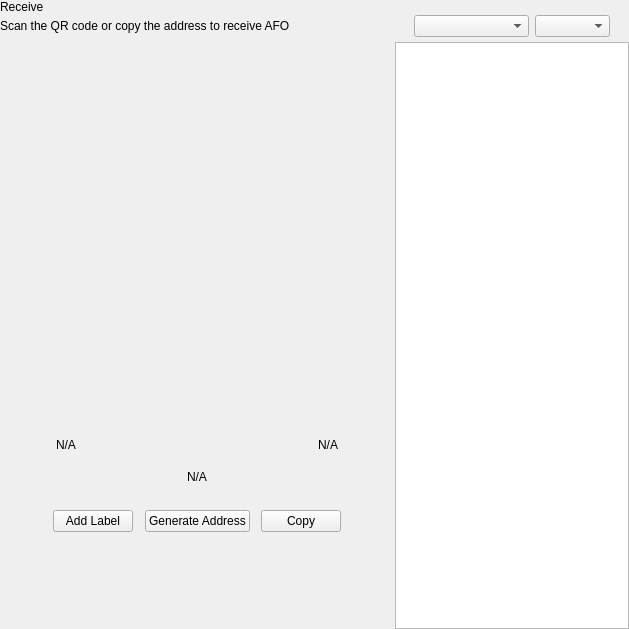
<?xml version="1.0" encoding="UTF-8"?>
<ui version="4.0">
 <class>ReceiveWidget</class>
 <widget class="QWidget" name="ReceiveWidget">
  <property name="geometry">
   <rect>
    <x>0</x>
    <y>0</y>
    <width>629</width>
    <height>629</height>
   </rect>
  </property>
  <property name="minimumSize">
   <size>
    <width>0</width>
    <height>0</height>
   </size>
  </property>
  <property name="windowTitle">
   <string>Form</string>
  </property>
  <layout class="QHBoxLayout" name="horizontalLayout_2" stretch="2,1">
   <property name="spacing">
    <number>0</number>
   </property>
   <property name="leftMargin">
    <number>0</number>
   </property>
   <property name="topMargin">
    <number>0</number>
   </property>
   <property name="rightMargin">
    <number>0</number>
   </property>
   <property name="bottomMargin">
    <number>0</number>
   </property>
   <item>
    <widget class="QWidget" name="left" native="true">
     <layout class="QVBoxLayout" name="verticalLayout_3">
      <property name="leftMargin">
       <number>0</number>
      </property>
      <property name="topMargin">
       <number>0</number>
      </property>
      <property name="rightMargin">
       <number>0</number>
      </property>
      <property name="bottomMargin">
       <number>0</number>
      </property>
      <item>
       <layout class="QVBoxLayout" name="verticalLayout_2">
        <property name="spacing">
         <number>0</number>
        </property>
        <property name="leftMargin">
         <number>0</number>
        </property>
        <item>
         <layout class="QHBoxLayout" name="horizontalLayout_3">
          <property name="spacing">
           <number>0</number>
          </property>
          <item>
           <layout class="QVBoxLayout" name="verticalLayout_4">
            <property name="spacing">
             <number>5</number>
            </property>
            <item>
             <widget class="QLabel" name="labelTitle">
              <property name="text">
               <string>Receive</string>
              </property>
             </widget>
            </item>
            <item alignment="Qt::AlignTop">
             <widget class="QLabel" name="labelSubtitle1">
              <property name="text">
               <string>Scan the QR code or copy the address to receive AFO</string>
              </property>
             </widget>
            </item>
           </layout>
          </item>
          <item>
           <spacer name="horizontalSpacer">
            <property name="orientation">
             <enum>Qt::Horizontal</enum>
            </property>
            <property name="sizeHint" stdset="0">
             <size>
              <width>40</width>
              <height>20</height>
             </size>
            </property>
           </spacer>
          </item>
         </layout>
        </item>
        <item>
         <spacer name="verticalSpacer_2">
          <property name="orientation">
           <enum>Qt::Vertical</enum>
          </property>
          <property name="sizeType">
           <enum>QSizePolicy::Expanding</enum>
          </property>
          <property name="sizeHint" stdset="0">
           <size>
            <width>20</width>
            <height>50</height>
           </size>
          </property>
         </spacer>
        </item>
        <item alignment="Qt::AlignHCenter">
         <widget class="QWidget" name="layoutQR" native="true">
          <property name="maximumSize">
           <size>
            <width>510</width>
            <height>16777215</height>
           </size>
          </property>
          <layout class="QVBoxLayout" name="verticalLayoutQr">
           <item>
            <spacer name="verticalSpacer11">
             <property name="orientation">
              <enum>Qt::Vertical</enum>
             </property>
             <property name="sizeType">
              <enum>QSizePolicy::Fixed</enum>
             </property>
             <property name="sizeHint" stdset="0">
              <size>
               <width>20</width>
               <height>20</height>
              </size>
             </property>
            </spacer>
           </item>
           <item alignment="Qt::AlignHCenter">
            <widget class="QLabel" name="labelQrImg">
             <property name="minimumSize">
              <size>
               <width>260</width>
               <height>260</height>
              </size>
             </property>
             <property name="maximumSize">
              <size>
               <width>260</width>
               <height>260</height>
              </size>
             </property>
             <property name="text">
              <string/>
             </property>
             <property name="alignment">
              <set>Qt::AlignCenter</set>
             </property>
            </widget>
           </item>
           <item>
            <spacer name="verticalSpacer_21">
             <property name="orientation">
              <enum>Qt::Vertical</enum>
             </property>
             <property name="sizeType">
              <enum>QSizePolicy::Fixed</enum>
             </property>
             <property name="sizeHint" stdset="0">
              <size>
               <width>20</width>
               <height>30</height>
              </size>
             </property>
            </spacer>
           </item>
           <item>
            <widget class="QWidget" name="widget" native="true">
             <property name="minimumSize">
              <size>
               <width>0</width>
               <height>0</height>
              </size>
             </property>
             <layout class="QHBoxLayout" name="horizontalLayout_5">
              <item>
               <widget class="QLabel" name="labelLabel">
                <property name="text">
                 <string notr="true">N/A</string>
                </property>
               </widget>
              </item>
              <item>
               <spacer name="horizontalSpacer_2">
                <property name="orientation">
                 <enum>Qt::Horizontal</enum>
                </property>
                <property name="sizeHint" stdset="0">
                 <size>
                  <width>141</width>
                  <height>20</height>
                 </size>
                </property>
               </spacer>
              </item>
              <item>
               <widget class="QLabel" name="labelDate">
                <property name="text">
                 <string notr="true">N/A</string>
                </property>
                <property name="alignment">
                 <set>Qt::AlignRight|Qt::AlignTrailing|Qt::AlignVCenter</set>
                </property>
               </widget>
              </item>
             </layout>
            </widget>
           </item>
           <item>
            <widget class="QLabel" name="labelAddress">
             <property name="sizePolicy">
              <sizepolicy hsizetype="Expanding" vsizetype="Preferred">
               <horstretch>0</horstretch>
               <verstretch>0</verstretch>
              </sizepolicy>
             </property>
             <property name="minimumSize">
              <size>
               <width>300</width>
               <height>0</height>
              </size>
             </property>
             <property name="text">
              <string notr="true">N/A</string>
             </property>
             <property name="alignment">
              <set>Qt::AlignCenter</set>
             </property>
            </widget>
           </item>
           <item>
            <spacer name="verticalSpacer_4">
             <property name="orientation">
              <enum>Qt::Vertical</enum>
             </property>
             <property name="sizeType">
              <enum>QSizePolicy::Fixed</enum>
             </property>
             <property name="sizeHint" stdset="0">
              <size>
               <width>20</width>
               <height>20</height>
              </size>
             </property>
            </spacer>
           </item>
           <item>
            <layout class="QHBoxLayout" name="horizontalLayout_4">
             <item alignment="Qt::AlignHCenter">
              <widget class="QPushButton" name="pushButtonLabel">
               <property name="focusPolicy">
                <enum>Qt::NoFocus</enum>
               </property>
               <property name="text">
                <string>Add Label</string>
               </property>
              </widget>
             </item>
             <item alignment="Qt::AlignHCenter">
              <widget class="QPushButton" name="pushButtonNewAddress">
               <property name="focusPolicy">
                <enum>Qt::NoFocus</enum>
               </property>
               <property name="text">
                <string>Generate Address</string>
               </property>
              </widget>
             </item>
             <item alignment="Qt::AlignHCenter">
              <widget class="QPushButton" name="pushButtonCopy">
               <property name="focusPolicy">
                <enum>Qt::NoFocus</enum>
               </property>
               <property name="text">
                <string>Copy</string>
               </property>
              </widget>
             </item>
            </layout>
           </item>
           <item>
            <spacer name="verticalSpacer_3">
             <property name="orientation">
              <enum>Qt::Vertical</enum>
             </property>
             <property name="sizeType">
              <enum>QSizePolicy::Expanding</enum>
             </property>
             <property name="sizeHint" stdset="0">
              <size>
               <width>20</width>
               <height>20</height>
              </size>
             </property>
            </spacer>
           </item>
          </layout>
         </widget>
        </item>
        <item>
         <spacer name="verticalSpacer">
          <property name="orientation">
           <enum>Qt::Vertical</enum>
          </property>
          <property name="sizeHint" stdset="0">
           <size>
            <width>20</width>
            <height>40</height>
           </size>
          </property>
         </spacer>
        </item>
       </layout>
      </item>
     </layout>
    </widget>
   </item>
   <item>
    <widget class="QWidget" name="right" native="true">
     <layout class="QVBoxLayout" name="verticalLayout_5">
      <property name="spacing">
       <number>0</number>
      </property>
      <property name="leftMargin">
       <number>1</number>
      </property>
      <property name="topMargin">
       <number>0</number>
      </property>
      <property name="rightMargin">
       <number>0</number>
      </property>
      <property name="bottomMargin">
       <number>0</number>
      </property>
      <item>
       <layout class="QVBoxLayout" name="container_right">
        <property name="spacing">
         <number>0</number>
        </property>
        <property name="leftMargin">
         <number>0</number>
        </property>
        <property name="rightMargin">
         <number>0</number>
        </property>
        <item>
         <layout class="QVBoxLayout" name="verticalLayout">
          <property name="spacing">
           <number>6</number>
          </property>
          <property name="leftMargin">
           <number>19</number>
          </property>
          <property name="rightMargin">
           <number>19</number>
          </property>
          <item>
           <widget class="OptionButton" name="btnRequest" native="true"/>
          </item>
          <item>
           <widget class="OptionButton" name="btnMyAddresses" native="true">
            <property name="sizePolicy">
             <sizepolicy hsizetype="Preferred" vsizetype="Minimum">
              <horstretch>0</horstretch>
              <verstretch>0</verstretch>
             </sizepolicy>
            </property>
           </widget>
          </item>
         </layout>
        </item>
        <item>
         <widget class="QWidget" name="sortWidget" native="true">
          <layout class="QHBoxLayout" name="horizontalLayout_6">
           <property name="leftMargin">
            <number>19</number>
           </property>
           <property name="rightMargin">
            <number>19</number>
           </property>
           <property name="bottomMargin">
            <number>5</number>
           </property>
           <item>
            <spacer name="horizontalSpacer_3">
             <property name="orientation">
              <enum>Qt::Horizontal</enum>
             </property>
             <property name="sizeHint" stdset="0">
              <size>
               <width>40</width>
               <height>20</height>
              </size>
             </property>
            </spacer>
           </item>
           <item>
            <widget class="QComboBox" name="comboBoxSort">
             <property name="sizePolicy">
              <sizepolicy hsizetype="Preferred" vsizetype="Fixed">
               <horstretch>0</horstretch>
               <verstretch>0</verstretch>
              </sizepolicy>
             </property>
             <property name="minimumSize">
              <size>
               <width>115</width>
               <height>0</height>
              </size>
             </property>
            </widget>
           </item>
           <item>
            <widget class="QComboBox" name="comboBoxSortOrder">
             <property name="sizePolicy">
              <sizepolicy hsizetype="Preferred" vsizetype="Fixed">
               <horstretch>0</horstretch>
               <verstretch>0</verstretch>
              </sizepolicy>
             </property>
             <property name="minimumSize">
              <size>
               <width>75</width>
               <height>0</height>
              </size>
             </property>
            </widget>
           </item>
          </layout>
         </widget>
        </item>
        <item>
         <widget class="QListView" name="listViewAddress"/>
        </item>
       </layout>
      </item>
     </layout>
    </widget>
   </item>
  </layout>
 </widget>
 <customwidgets>
  <customwidget>
   <class>OptionButton</class>
   <extends>QWidget</extends>
   <header>qt/pivx/optionbutton.h</header>
   <container>1</container>
  </customwidget>
 </customwidgets>
 <resources/>
 <connections/>
</ui>
